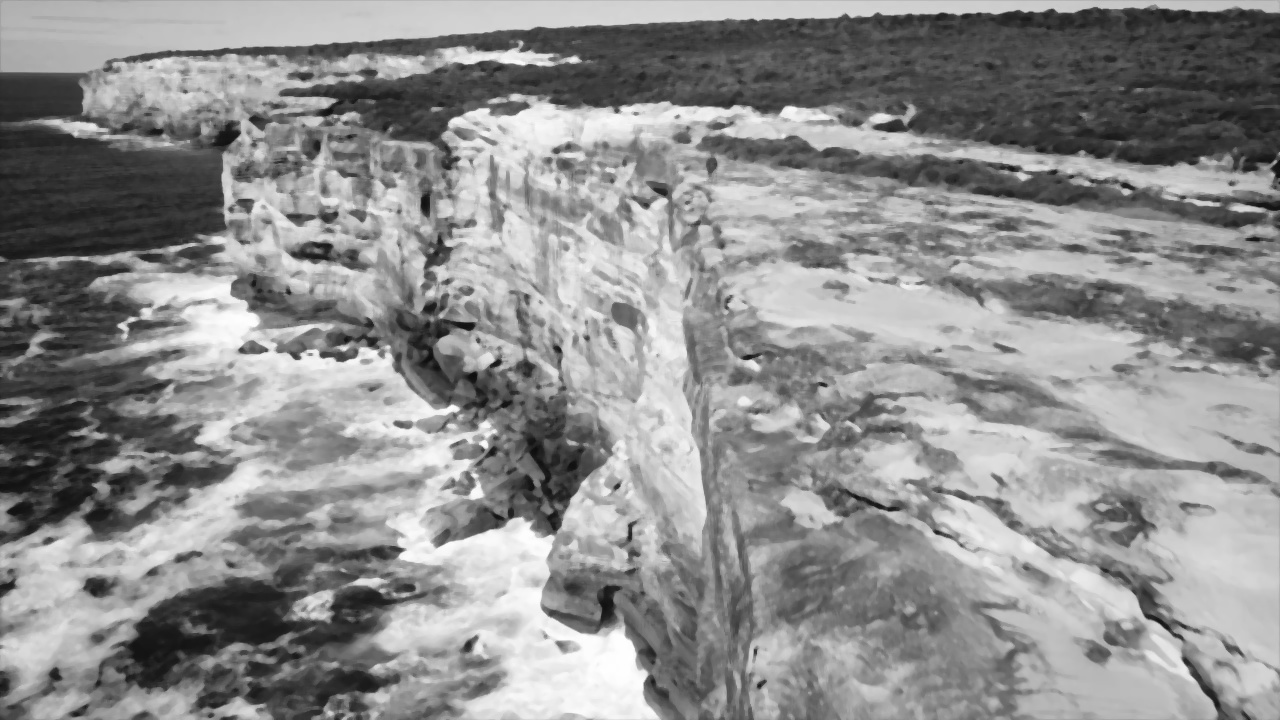
#> input picture lab1/images/Task3.jpg, 1280 x 720 px
$ jupyter execute task3.ipynb   (older library calls are emulated)
#> lines starting #> are read from the running program, lines starting #| are printed output that depends on the picture
[cell 1]
import cv2
import numpy as np
import matplotlib.pyplot as plt

[cell 2]
def show_image(img1, img2):
    fig, axes = plt.subplots(1, 2, figsize=(10, 5))
    axes[0].imshow(img1)
    axes[0].set_title("Original Image")
    axes[0].axis("off")

    axes[1].imshow(img2)
    axes[1].set_title("Image with Laplacian Sharpening")
    axes[1].axis("off")

    plt.show()

The image has a lot of irregularly sized blurry edges, in the wave and along the cliff faces. The best choice for sharpening is Laplacian since

  - It will find regions of rapidly changing intensity, and;
  - subtract them from the original image to leave a sharpened result.

This choice is more appropriate than some other candidates:

- Unsharp masking has a fixed kernel size and mask intensity for the entire image.
  - This means larger edges are altered but smaller edges may be missed.
  - Laplacian sharpening does not miss this because it catches where intensities change rapidly across the entire image.

[cell 3]
image = cv2.imread("images/Task3.jpg")
#> image is the input picture: shape (720, 1280, 3); min 11, max 255, mean 141.8

# apply laplacian: g = f + a(h * f), for h a high-pass filter i.e. LoG
# Laplacian:
laplacian = cv2.Laplacian(image, cv2.CV_64F, ksize=3)
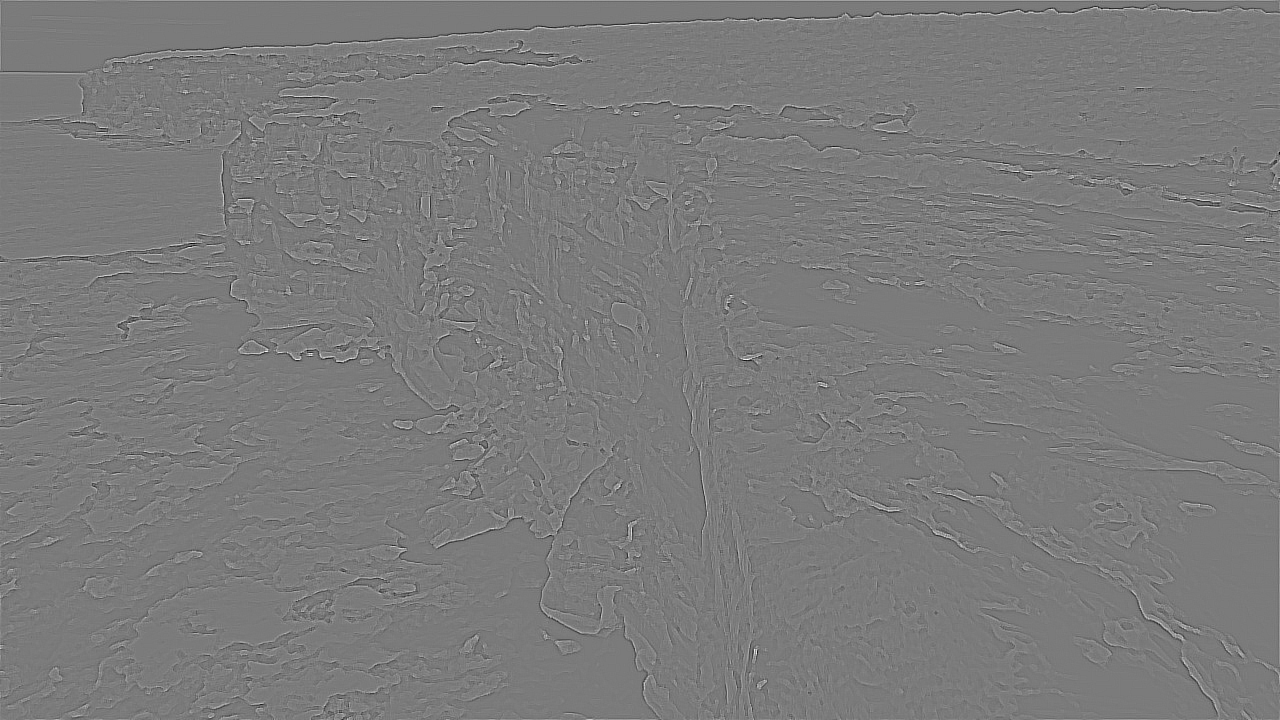
#> laplacian: shape (720, 1280, 3) float64; min -512, max 546, mean 0.1; drawn with min black and max white
laplacian = cv2.convertScaleAbs(laplacian)
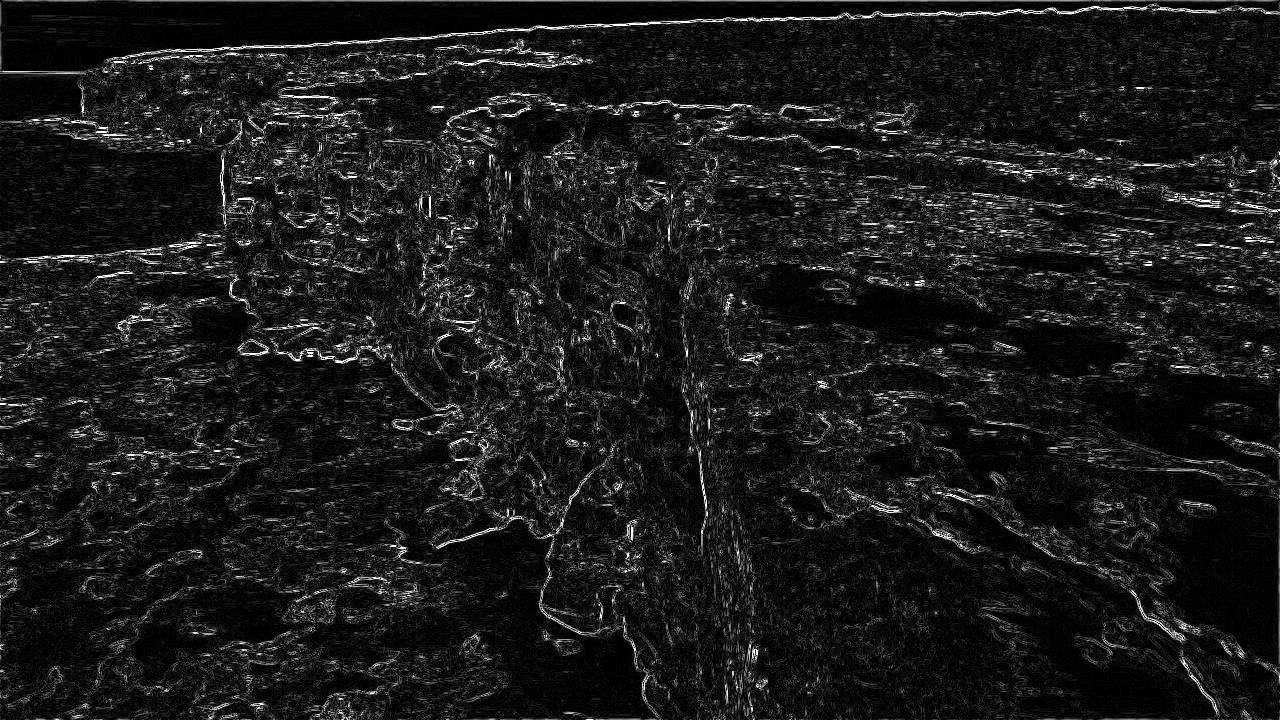
#> laplacian: shape (720, 1280, 3); min 0, max 255, mean 26.9
sharpened_image = cv2.addWeighted(image, 1.2, laplacian, -0.8, 0)
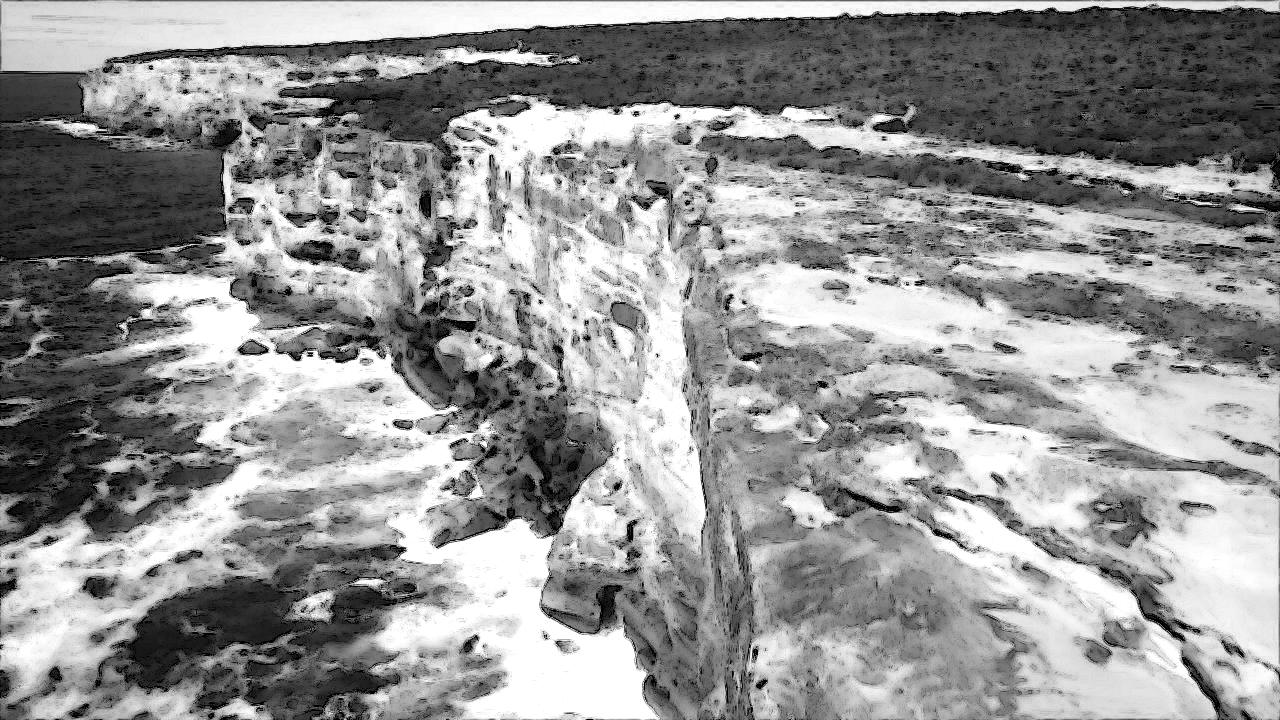
#> sharpened_image: shape (720, 1280, 3); min 0, max 255, mean 148.3

show_image(image, sharpened_image)
#> in show_image, `plt.show()`:
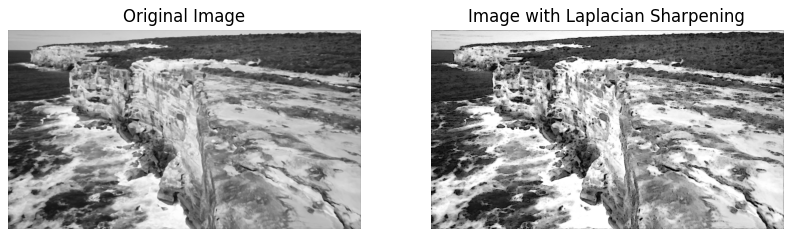
#> figure drawn by matplotlib, 2 panels

$ run again, with lab1/images/Task1.jpg copied over lab1/images/Task3.jpg
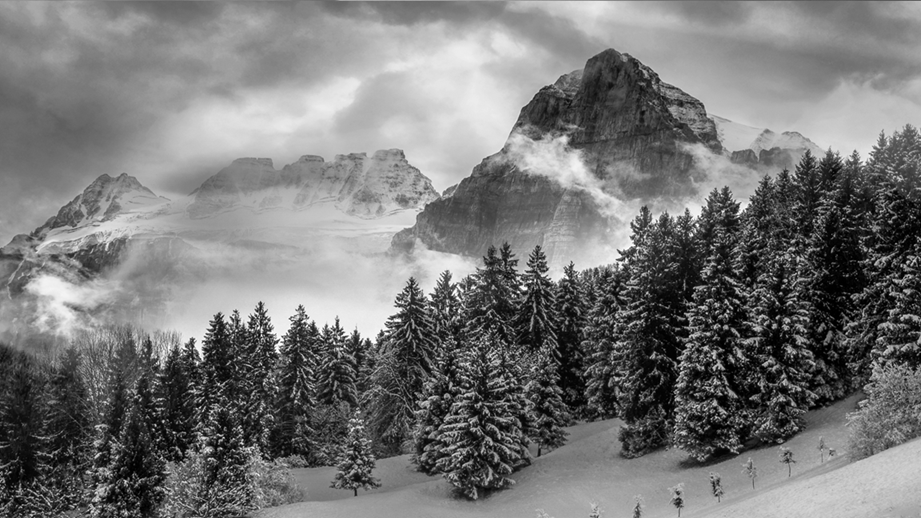
#> input picture lab1/images/Task1.jpg, 921 x 518 px
#> image is the input picture: shape (518, 921, 3); min 0, max 255, mean 119.7
#> `sharpened_image = cv2.addWeighted(image, 1.2, laplacian, -0.8, 0)`:
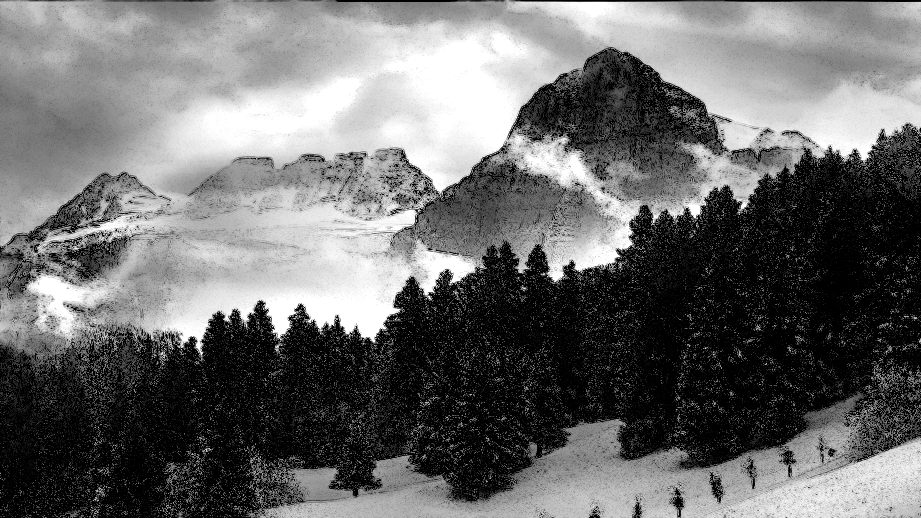
#> sharpened_image: shape (518, 921, 3); min 0, max 255, mean 108.1
#> in show_image, `plt.show()`:
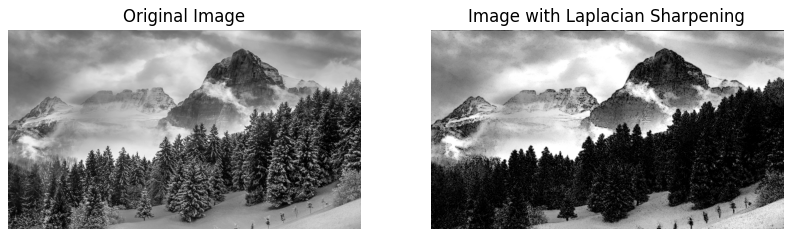
#> figure drawn by matplotlib, 2 panels

$ run again, with lab1/images/Task2.jpg copied over lab1/images/Task3.jpg
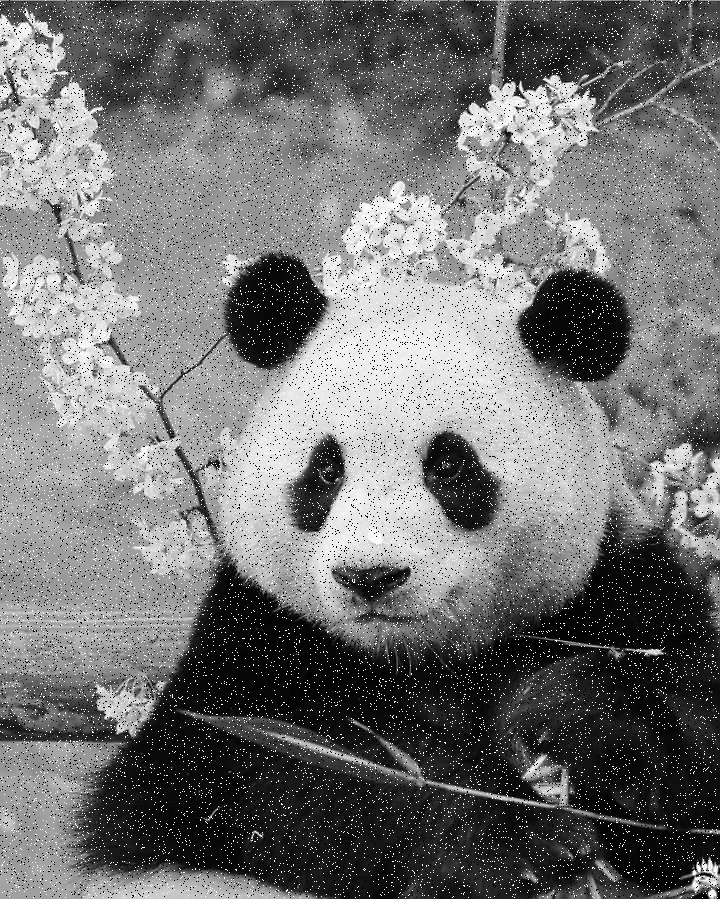
#> input picture lab1/images/Task2.jpg, 720 x 899 px
#> image is the input picture: shape (899, 720, 3); min 0, max 255, mean 114.2
#> `sharpened_image = cv2.addWeighted(image, 1.2, laplacian, -0.8, 0)`:
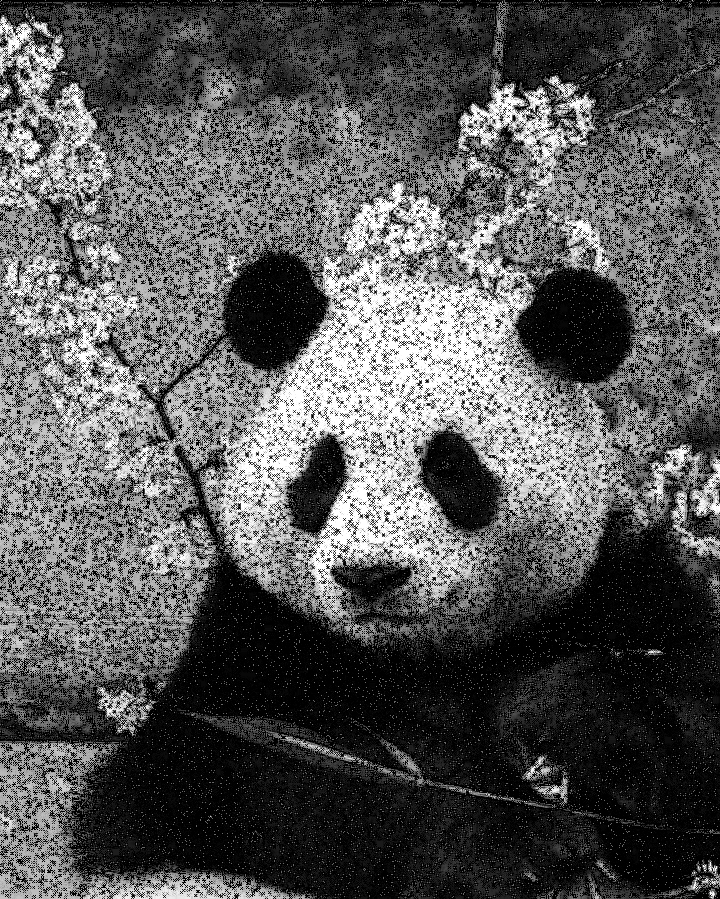
#> sharpened_image: shape (899, 720, 3); min 0, max 255, mean 86.7
#> in show_image, `plt.show()`:
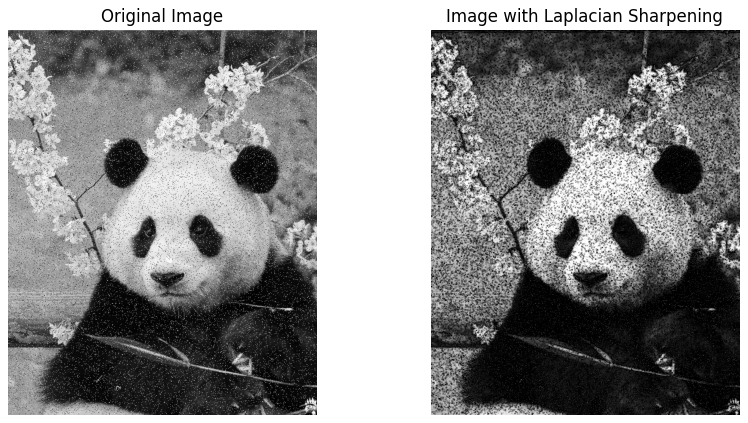
#> figure drawn by matplotlib, 2 panels
